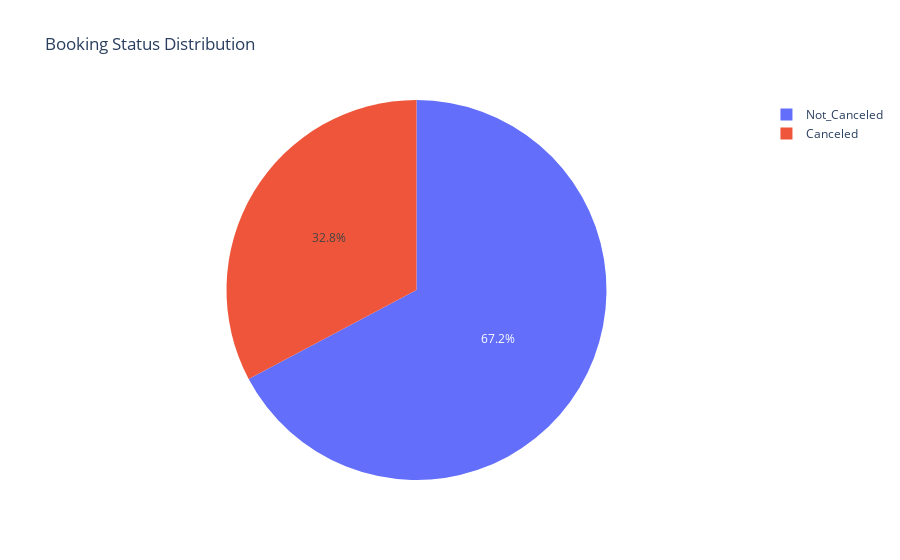

Notebook code for this chart:
### Code cell
vals = hotel.booking_status.value_counts()
names = vals.index
fig = px.pie(values=vals, names=names,title="Booking Status Distribution")
fig.show()

### Figure 1 — Plotly figure (JSON) as saved in the notebook; plotly's stock layout.template omitted (floating-point values rounded to 4 significant figures)
{"data": [{"domain": {"x": [0, 1], "y": [0, 1]}, "hovertemplate": "label=%{label}<br>value=%{value}<extra></extra>", "labels": ["Not_Canceled", "Canceled"], "legendgroup": "", "name": "", "showlegend": true, "type": "pie", "values": [24390, 11885]}], "layout": {"legend": {"tracegroupgap": 0}, "title": {"text": "Booking Status Distribution"}}}
